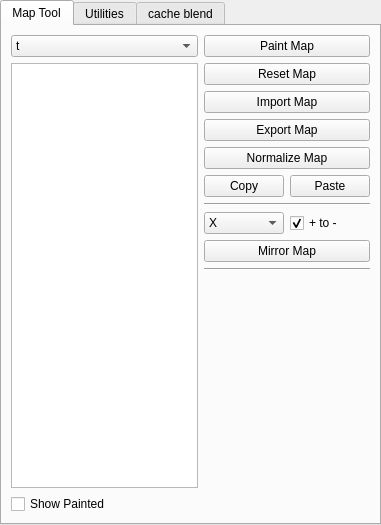
<?xml version="1.0" encoding="UTF-8"?>
<ui version="4.0">
 <class>qlToolTabWidget</class>
 <widget class="QTabWidget" name="qlToolTabWidget">
  <property name="geometry">
   <rect>
    <x>0</x>
    <y>0</y>
    <width>381</width>
    <height>525</height>
   </rect>
  </property>
  <property name="windowTitle">
   <string>QL Tool Box</string>
  </property>
  <property name="currentIndex">
   <number>0</number>
  </property>
  <widget class="QWidget" name="mapToolTab">
   <property name="sizePolicy">
    <sizepolicy hsizetype="Minimum" vsizetype="Minimum">
     <horstretch>0</horstretch>
     <verstretch>0</verstretch>
    </sizepolicy>
   </property>
   <property name="minimumSize">
    <size>
     <width>200</width>
     <height>200</height>
    </size>
   </property>
   <attribute name="title">
    <string>Map Tool</string>
   </attribute>
   <layout class="QVBoxLayout" name="verticalLayout_2">
    <item>
     <layout class="QHBoxLayout" name="horizontalLayout">
      <property name="sizeConstraint">
       <enum>QLayout::SetDefaultConstraint</enum>
      </property>
      <item>
       <layout class="QVBoxLayout" name="verticalLayout_3">
        <item>
         <widget class="QComboBox" name="qlObjectComboBox">
          <item>
           <property name="text">
            <string>t</string>
           </property>
          </item>
          <item>
           <property name="text">
            <string>w</string>
           </property>
          </item>
         </widget>
        </item>
        <item>
         <widget class="QListWidget" name="mapListWidget">
          <property name="selectionMode">
           <enum>QAbstractItemView::ExtendedSelection</enum>
          </property>
         </widget>
        </item>
        <item>
         <widget class="QCheckBox" name="showPaintedCheckBox">
          <property name="toolTip">
           <string>Only show painted maps.</string>
          </property>
          <property name="text">
           <string>Show Painted</string>
          </property>
         </widget>
        </item>
       </layout>
      </item>
      <item>
       <layout class="QVBoxLayout" name="verticalLayout">
        <item>
         <widget class="QPushButton" name="paintMapButton">
          <property name="toolTip">
           <string>Select one map in the list and click to activate paint tool.</string>
          </property>
          <property name="text">
           <string>Paint Map</string>
          </property>
         </widget>
        </item>
        <item>
         <widget class="QPushButton" name="resetMapButton">
          <property name="text">
           <string>Reset Map</string>
          </property>
         </widget>
        </item>
        <item>
         <widget class="QPushButton" name="importMapButton">
          <property name="toolTip">
           <string>Select multiple maps in the list to import map from local file.</string>
          </property>
          <property name="text">
           <string>Import Map</string>
          </property>
         </widget>
        </item>
        <item>
         <widget class="QPushButton" name="exportMapButton">
          <property name="toolTip">
           <string>Select multiple maps in the list to export map to local file.</string>
          </property>
          <property name="text">
           <string>Export Map</string>
          </property>
         </widget>
        </item>
        <item>
         <widget class="QPushButton" name="normalizeMapButton">
          <property name="toolTip">
           <string>Normalize selected maps while keeping the effect.</string>
          </property>
          <property name="text">
           <string>Normalize Map</string>
          </property>
         </widget>
        </item>
        <item>
         <layout class="QHBoxLayout" name="horizontalLayout_2">
          <item>
           <widget class="QPushButton" name="copyButton">
            <property name="toolTip">
             <string>Select and copy one map in the list.</string>
            </property>
            <property name="text">
             <string>Copy</string>
            </property>
           </widget>
          </item>
          <item>
           <widget class="QPushButton" name="pasteButton">
            <property name="toolTip">
             <string>Select one map in the list to paste the copied map to.</string>
            </property>
            <property name="text">
             <string>Paste</string>
            </property>
           </widget>
          </item>
         </layout>
        </item>
        <item>
         <widget class="Line" name="line">
          <property name="orientation">
           <enum>Qt::Horizontal</enum>
          </property>
         </widget>
        </item>
        <item>
         <layout class="QHBoxLayout" name="horizontalLayout_3">
          <item>
           <widget class="QComboBox" name="mirrorAxisComboBox">
            <property name="toolTip">
             <string>Axis to mirror along.</string>
            </property>
            <item>
             <property name="text">
              <string>X</string>
             </property>
            </item>
            <item>
             <property name="text">
              <string>Y</string>
             </property>
            </item>
            <item>
             <property name="text">
              <string>Z</string>
             </property>
            </item>
           </widget>
          </item>
          <item>
           <widget class="QCheckBox" name="mirrorDirCheckBox">
            <property name="toolTip">
             <string>Mirror from positive to negative along selected axis.</string>
            </property>
            <property name="text">
             <string>+ to -</string>
            </property>
            <property name="checked">
             <bool>true</bool>
            </property>
           </widget>
          </item>
         </layout>
        </item>
        <item>
         <widget class="QPushButton" name="mirrorMapButton">
          <property name="toolTip">
           <string>Select and mirror multiple maps in the list.</string>
          </property>
          <property name="text">
           <string>Mirror Map</string>
          </property>
         </widget>
        </item>
        <item>
         <widget class="Line" name="line_2">
          <property name="orientation">
           <enum>Qt::Horizontal</enum>
          </property>
         </widget>
        </item>
        <item>
         <spacer name="verticalSpacer">
          <property name="orientation">
           <enum>Qt::Vertical</enum>
          </property>
          <property name="sizeHint" stdset="0">
           <size>
            <width>20</width>
            <height>40</height>
           </size>
          </property>
         </spacer>
        </item>
       </layout>
      </item>
     </layout>
    </item>
   </layout>
  </widget>
  <widget class="QWidget" name="utilitiesTab">
   <attribute name="title">
    <string>Utilities</string>
   </attribute>
   <layout class="QHBoxLayout" name="horizontalLayout_6">
    <item>
     <layout class="QHBoxLayout" name="horizontalLayout_5">
      <item>
       <widget class="QGroupBox" name="groupBox">
        <property name="sizePolicy">
         <sizepolicy hsizetype="Preferred" vsizetype="Preferred">
          <horstretch>50</horstretch>
          <verstretch>0</verstretch>
         </sizepolicy>
        </property>
        <property name="title">
         <string>Select</string>
        </property>
        <layout class="QVBoxLayout" name="verticalLayout_5">
         <item>
          <widget class="QPushButton" name="selectSolverButton">
           <property name="text">
            <string>Solver</string>
           </property>
          </widget>
         </item>
         <item>
          <widget class="QPushButton" name="selectClothNodeButton">
           <property name="text">
            <string>ClothNode</string>
           </property>
          </widget>
         </item>
         <item>
          <widget class="QPushButton" name="selectInMeshButton">
           <property name="text">
            <string>InMesh</string>
           </property>
          </widget>
         </item>
         <item>
          <widget class="QPushButton" name="selectOutMeshButton">
           <property name="text">
            <string>OutMesh</string>
           </property>
          </widget>
         </item>
         <item>
          <widget class="QPushButton" name="selectRestShapeButton">
           <property name="text">
            <string>RestShape</string>
           </property>
          </widget>
         </item>
         <item>
          <widget class="QPushButton" name="selectColliderNodeButton">
           <property name="text">
            <string>ColliderNode</string>
           </property>
          </widget>
         </item>
         <item>
          <widget class="QPushButton" name="selectColliderMeshButton">
           <property name="text">
            <string>ColliderMesh</string>
           </property>
          </widget>
         </item>
         <item>
          <widget class="QPushButton" name="selectColliderOffsetButton">
           <property name="text">
            <string>ColliderOffset</string>
           </property>
          </widget>
         </item>
         <item>
          <widget class="QPushButton" name="selectConstraintsButton">
           <property name="text">
            <string>Constraints</string>
           </property>
          </widget>
         </item>
         <item>
          <widget class="QPushButton" name="selectSpringsButton">
           <property name="text">
            <string>Springs</string>
           </property>
          </widget>
         </item>
         <item>
          <spacer name="verticalSpacer_3">
           <property name="orientation">
            <enum>Qt::Vertical</enum>
           </property>
           <property name="sizeHint" stdset="0">
            <size>
             <width>20</width>
             <height>40</height>
            </size>
           </property>
          </spacer>
         </item>
        </layout>
       </widget>
      </item>
     </layout>
    </item>
    <item>
     <layout class="QVBoxLayout" name="verticalLayout_4">
      <item>
       <widget class="QGroupBox" name="groupBox_2">
        <property name="title">
         <string>Setup Tools</string>
        </property>
        <layout class="QVBoxLayout" name="verticalLayout_6">
         <item>
          <widget class="QPushButton" name="buildHierarchyButton">
           <property name="toolTip">
            <string>Build character setup hierarchy with kxc's tool.</string>
           </property>
           <property name="text">
            <string>Build Hierarchy</string>
           </property>
          </widget>
         </item>
         <item>
          <widget class="QPushButton" name="inmeshConnectButton">
           <property name="toolTip">
            <string>Select source mesh first, then target mesh to connect from outmesh to inmesh.</string>
           </property>
           <property name="text">
            <string>Inmesh Connect</string>
           </property>
          </widget>
         </item>
         <item>
          <widget class="Line" name="line_4">
           <property name="orientation">
            <enum>Qt::Horizontal</enum>
           </property>
          </widget>
         </item>
         <item>
          <widget class="QPushButton" name="exportPropertyButton">
           <property name="toolTip">
            <string>Select cloth node/cloth outmesh to export material property to local file.</string>
           </property>
           <property name="text">
            <string>Export Material Properties</string>
           </property>
          </widget>
         </item>
         <item>
          <widget class="QPushButton" name="importPropertyButton">
           <property name="toolTip">
            <string>Select cloth node/cloth outmesh to load material property from local file.</string>
           </property>
           <property name="text">
            <string>Import Material Properties</string>
           </property>
          </widget>
         </item>
        </layout>
       </widget>
      </item>
      <item>
       <widget class="QGroupBox" name="groupBox_3">
        <property name="title">
         <string>Shot Tools</string>
        </property>
        <layout class="QVBoxLayout" name="verticalLayout_8">
         <item>
          <widget class="QPushButton" name="autoRestMeshButton">
           <property name="toolTip">
            <string>kxc's auto restmesh tool.</string>
           </property>
           <property name="text">
            <string>Auto RestMesh</string>
           </property>
          </widget>
         </item>
         <item>
          <widget class="QPushButton" name="updateInitialStatesButton">
           <property name="toolTip">
            <string>Select initialState mesh group/object first, then out mesh group/object. Matching is based on vertex count.</string>
           </property>
           <property name="text">
            <string>Update InitialStates</string>
           </property>
          </widget>
         </item>
         <item>
          <widget class="QPushButton" name="truncateCacheButton">
           <property name="text">
            <string>Truncate Cache</string>
           </property>
          </widget>
         </item>
         <item>
          <widget class="QPushButton" name="clearCacheButton">
           <property name="text">
            <string>Clear Cache</string>
           </property>
          </widget>
         </item>
         <item>
          <widget class="Line" name="line_5">
           <property name="orientation">
            <enum>Qt::Horizontal</enum>
           </property>
          </widget>
         </item>
         <item>
          <widget class="QPushButton" name="cameraZoomButton">
           <property name="toolTip">
            <string>Bin Chen's camera zoom tool.</string>
           </property>
           <property name="text">
            <string>Camera Zoom</string>
           </property>
          </widget>
         </item>
         <item>
          <widget class="QPushButton" name="alembicImportButton">
           <property name="toolTip">
            <string>kxc's alembic import tool.</string>
           </property>
           <property name="text">
            <string>Alembic Import</string>
           </property>
          </widget>
         </item>
        </layout>
       </widget>
      </item>
      <item>
       <spacer name="verticalSpacer_2">
        <property name="orientation">
         <enum>Qt::Vertical</enum>
        </property>
        <property name="sizeHint" stdset="0">
         <size>
          <width>20</width>
          <height>40</height>
         </size>
        </property>
       </spacer>
      </item>
     </layout>
    </item>
   </layout>
  </widget>
  <widget class="QWidget" name="blendCacheTab">
   <attribute name="title">
    <string>cache blend</string>
   </attribute>
   <layout class="QVBoxLayout" name="verticalLayout_7">
    <item>
     <widget class="QTableWidget" name="tableWidget">
      <property name="columnCount">
       <number>2</number>
      </property>
      <row>
       <property name="text">
        <string>qlCache1</string>
       </property>
      </row>
      <column>
       <property name="text">
        <string>file path</string>
       </property>
      </column>
      <column>
       <property name="text">
        <string>notes</string>
       </property>
      </column>
     </widget>
    </item>
    <item>
     <widget class="QPushButton" name="loadCacheButton">
      <property name="toolTip">
       <string>Select cloth out mesh to create new mesh with anther cache version.</string>
      </property>
      <property name="text">
       <string>duplicate mesh and load cache</string>
      </property>
     </widget>
    </item>
    <item>
     <widget class="QPushButton" name="createMeshMixerButton">
      <property name="toolTip">
       <string>Select out meshes(with different cache versions) to create cache blend.</string>
      </property>
      <property name="text">
       <string>create meshMixer</string>
      </property>
     </widget>
    </item>
    <item>
     <widget class="Line" name="line_3">
      <property name="orientation">
       <enum>Qt::Horizontal</enum>
      </property>
     </widget>
    </item>
    <item>
     <widget class="QComboBox" name="comboBox"/>
    </item>
    <item>
     <layout class="QHBoxLayout" name="horizontalLayout_4">
      <item>
       <widget class="QLabel" name="label">
        <property name="text">
         <string>weight1</string>
        </property>
       </widget>
      </item>
      <item>
       <widget class="QLineEdit" name="lineEdit">
        <property name="text">
         <string>1</string>
        </property>
       </widget>
      </item>
      <item>
       <widget class="QSlider" name="horizontalSlider">
        <property name="orientation">
         <enum>Qt::Horizontal</enum>
        </property>
       </widget>
      </item>
     </layout>
    </item>
    <item>
     <widget class="QPushButton" name="bakeMeshButton">
      <property name="statusTip">
       <string>Select meshMixer node. Bake blended cache to local cache files.</string>
      </property>
      <property name="text">
       <string>bake mesh per frame</string>
      </property>
     </widget>
    </item>
    <item>
     <widget class="QPushButton" name="deleteMeshMixerButton">
      <property name="toolTip">
       <string>Delete meshMixer.</string>
      </property>
      <property name="text">
       <string>delete meshMixer</string>
      </property>
     </widget>
    </item>
    <item>
     <spacer name="verticalSpacer_4">
      <property name="orientation">
       <enum>Qt::Vertical</enum>
      </property>
      <property name="sizeHint" stdset="0">
       <size>
        <width>20</width>
        <height>40</height>
       </size>
      </property>
     </spacer>
    </item>
   </layout>
  </widget>
 </widget>
 <resources/>
 <connections/>
</ui>
